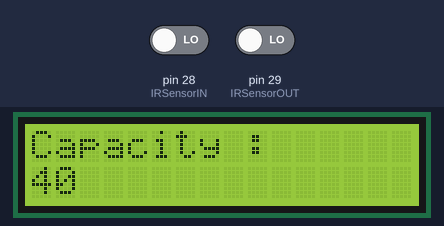
Simulated run of this sketch. Board: Arduino Mega 2560, built with avr-gcc and run on an emulated ATmega2560. Shown: 16×2 character LCD. Inputs (shaded band) come from the test bench; at power-on: pin 28 (IRSensorIN) LOW, pin 29 (IRSensorOUT) LOW.

Above: at 1.2 s.
1.3 s: pin 28 (IRSensorIN) driven HIGH
At 2.4 s:
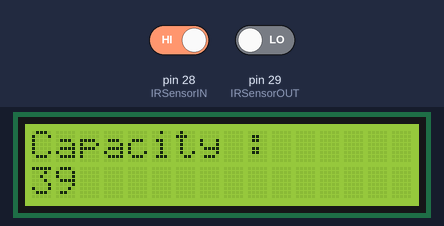
Timing chart, 0 to 4.3 s (numbered marks = the images above; inputs shaded):
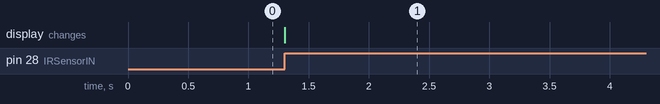

Measured:
- after the input at 1.3 s, the display: changes at once (image 1)

The sketch:

garage_system.ino
```cpp
#include <LiquidCrystal.h>

//LiquidCrystal lcd(rs, en, d4, d5, d6, d7);
LiquidCrystal lcd(22, 23, 24, 25, 26, 27);

int IRSensorIN = 28; // connect ir sensor to arduino pin 28
int flagIN=0;
int IRSensorOUT = 29; // connect ir sensor to arduino pin 29
int flagOUT=0;

int capacity=40;


void setup() {
  pinMode (IRSensorIN, INPUT); // sensor pin INPUT
  pinMode (IRSensorOUT, INPUT); // sensor pin INPUT

  lcd.begin(16, 2);
  lcd.setCursor(0,0);
  lcd.clear();
  lcd.print("Capacity : ");
  lcd.setCursor(0,1);
  lcd.print(capacity);

}

void loop() {

  int sensor_statusIN = digitalRead (IRSensorIN);

  if (sensor_statusIN == 1 && flagIN==0) {
    capacity--;
    lcd.setCursor(0,1);
    lcd.print(capacity);
    flagIN=1;
  }
  else if(sensor_statusIN == 0 && flagIN==1)
  {
    flagIN=0;
  }


  int sensor_statusOUT = digitalRead (IRSensorOUT);

  if (sensor_statusOUT == 1 && flagOUT==0) {
    capacity++;
    lcd.setCursor(0,1);
    lcd.print(capacity);
    flagOUT=1;
  }
  else if(sensor_statusOUT == 0 && flagOUT==1)
  {
    flagOUT=0;
  }


}
```
